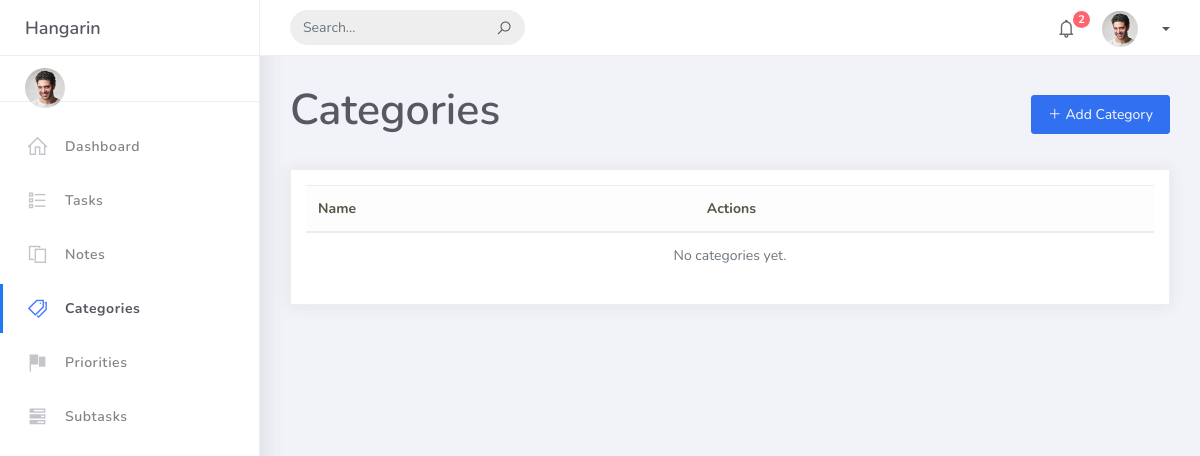
Page /tasks/categories/ on the earlier database version.
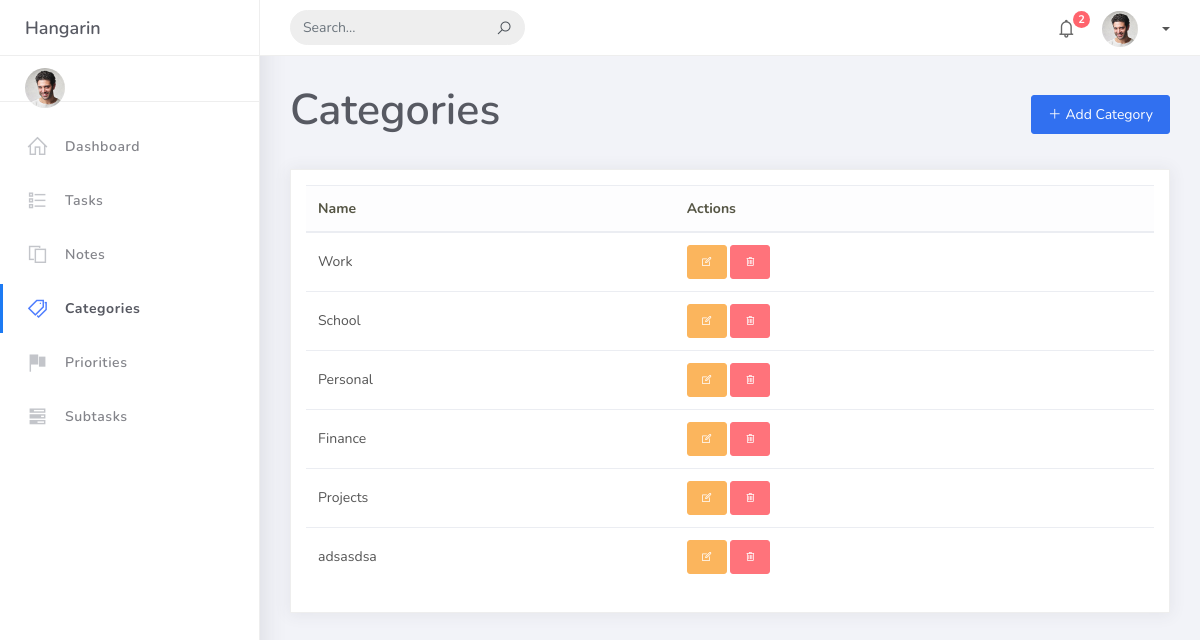
Same page on the later database version.
### tasks/models.py (models this page shows, shortened)
class BaseModel(models.Model):
    created_at = models.DateTimeField(default=timezone.now)
    updated_at = models.DateTimeField(auto_now=True)
    class Meta:
        abstract = True

class Category(BaseModel):
    name = models.CharField(max_length=100)
    class Meta:
        verbose_name = "Category"
        verbose_name_plural = "Categories"

### tasks/views.py (the view)
# urls.py: path('categories/', views.CategoryListView.as_view(), name='category-list'),
class CategoryListView(SidebarContextMixin, ListView):
    model = Category
    context_object_name = "categories"
    template_name = "category_list.html"
    paginate_by = 10

### tasks/views.py (called while the page is built)
    def get_context_data(self, **kwargs):
        context = super().get_context_data(**kwargs)
        context["categories"] = Category.objects.all()
        context["priorities"] = Priority.objects.all()
        context["tasks"] = Task.objects.all()[:5]
        context["notes"] = Note.objects.all()[:5]
        context["subtasks"] = SubTask.objects.all()[:5]
        return context

### templates/category_list.html (shortened to what this page needs)
{% extends 'base.html' %}
{% block content %}
<div class="d-flex justify-content-between align-items-center mb-4">
    <h2 class="fw-bold">Categories</h2>
    <a href="{% url 'category-add' %}" class="btn btn-primary">
        <i class="la la-plus"></i> Add Category
    </a>
</div>
<div class="card shadow-sm">
    <div class="card-body table-responsive">
        <table class="table table-hover align-middle">
            <thead class="table-light">
                <tr>
                    <th>Name</th>
                    <th>Actions</th>
                </tr>
            </thead>
            <tbody>
                {% for category in categories %}
                <tr>
                    <td>{{ category.name }}</td>
                    <td>
                        <a href="{% url 'category-update' category.pk %}" class="btn btn-sm btn-warning"><i
                                class="la la-edit"></i></a>
                        <a href="{% url 'category-delete' category.pk %}" class="btn btn-sm btn-danger"><i
                                class="la la-trash"></i></a>
                    </td>
                </tr>
                {% empty %}
                <tr>
                    <td colspan="2" class="text-center text-muted">No categories yet.</td>
                </tr>
                {% endfor %}
            </tbody>
        </table>
    </div>
</div>
{% endblock %}

Differences in the rows shown:
added Category: name "Work"
added Category: name "School"
added Category: name "Personal"
added Category: name "Finance"
added Category: name "Projects"
added Category: name "adsasdsa"
Other differences:
text no longer shown: "No categories yet."
